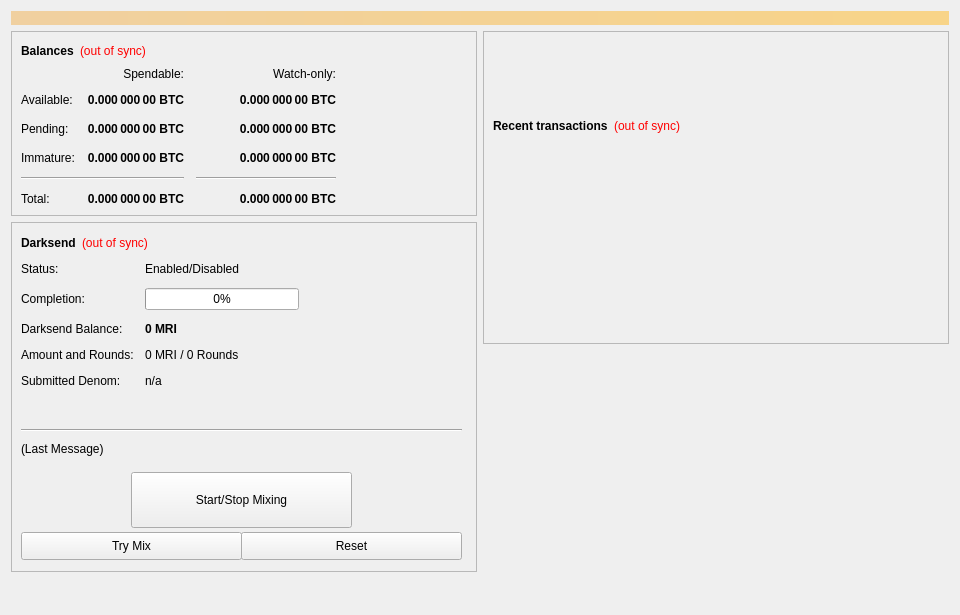
<?xml version="1.0" encoding="UTF-8"?>
<ui version="4.0">
 <class>OverviewPage</class>
 <widget class="QWidget" name="OverviewPage">
  <property name="geometry">
   <rect>
    <x>0</x>
    <y>0</y>
    <width>960</width>
    <height>615</height>
   </rect>
  </property>
  <property name="minimumSize">
   <size>
    <width>960</width>
    <height>0</height>
   </size>
  </property>
  <property name="windowTitle">
   <string>Form</string>
  </property>
  <layout class="QVBoxLayout" name="topLayout">
   <item>
    <widget class="QLabel" name="labelAlerts">
     <property name="visible">
      <bool>false</bool>
     </property>
     <property name="styleSheet">
      <string notr="true">background-color: qlineargradient(x1: 0, y1: 0, x2: 1, y2: 0, stop:0 #F0D0A0, stop:1 #F8D488); color:#000000;</string>
     </property>
     <property name="wordWrap">
      <bool>true</bool>
     </property>
     <property name="margin">
      <number>3</number>
     </property>
    </widget>
   </item>
   <item>
    <layout class="QHBoxLayout" name="horizontalLayout" stretch="1,1">
     <item>
      <layout class="QVBoxLayout" name="verticalLayout_2">
       <item>
        <widget class="QFrame" name="frame">
         <property name="frameShape">
          <enum>QFrame::StyledPanel</enum>
         </property>
         <property name="frameShadow">
          <enum>QFrame::Raised</enum>
         </property>
         <layout class="QVBoxLayout" name="verticalLayout_4">
          <item>
           <layout class="QHBoxLayout" name="horizontalLayout_4">
            <item>
             <widget class="QLabel" name="label_5">
              <property name="font">
               <font>
                <weight>75</weight>
                <bold>true</bold>
               </font>
              </property>
              <property name="text">
               <string>Balances</string>
              </property>
             </widget>
            </item>
            <item>
             <widget class="QLabel" name="labelWalletStatus">
              <property name="cursor">
               <cursorShape>WhatsThisCursor</cursorShape>
              </property>
              <property name="toolTip">
               <string>The displayed information may be out of date. Your wallet automatically synchronizes with the MRI network after a connection is established, but this process has not completed yet.</string>
              </property>
              <property name="styleSheet">
               <string notr="true">QLabel { color: red; }</string>
              </property>
              <property name="text">
               <string notr="true">(out of sync)</string>
              </property>
              <property name="alignment">
               <set>Qt::AlignLeading|Qt::AlignLeft|Qt::AlignVCenter</set>
              </property>
             </widget>
            </item>
            <item>
             <spacer name="horizontalSpacer_3">
              <property name="orientation">
               <enum>Qt::Horizontal</enum>
              </property>
              <property name="sizeHint" stdset="0">
               <size>
                <width>40</width>
                <height>20</height>
               </size>
              </property>
             </spacer>
            </item>
           </layout>
          </item>
          <item>
           <layout class="QGridLayout" name="gridLayout">
            <property name="spacing">
             <number>12</number>
            </property>
            <item row="2" column="2">
             <widget class="QLabel" name="labelWatchPending">
              <property name="font">
               <font>
                <weight>75</weight>
                <bold>true</bold>
               </font>
              </property>
              <property name="cursor">
               <cursorShape>IBeamCursor</cursorShape>
              </property>
              <property name="toolTip">
               <string>Unconfirmed transactions to watch-only addresses</string>
              </property>
              <property name="text">
               <string notr="true">0.000 000 00 BTC</string>
              </property>
              <property name="alignment">
               <set>Qt::AlignRight|Qt::AlignTrailing|Qt::AlignVCenter</set>
              </property>
              <property name="textInteractionFlags">
               <set>Qt::LinksAccessibleByMouse|Qt::TextSelectableByKeyboard|Qt::TextSelectableByMouse</set>
              </property>
             </widget>
            </item>
            <item row="2" column="1">
             <widget class="QLabel" name="labelUnconfirmed">
              <property name="font">
               <font>
                <weight>75</weight>
                <bold>true</bold>
               </font>
              </property>
              <property name="cursor">
               <cursorShape>IBeamCursor</cursorShape>
              </property>
              <property name="toolTip">
               <string>Total of transactions that have yet to be confirmed, and do not yet count toward the spendable balance</string>
              </property>
              <property name="text">
               <string notr="true">0.000 000 00 BTC</string>
              </property>
              <property name="alignment">
               <set>Qt::AlignRight|Qt::AlignTrailing|Qt::AlignVCenter</set>
              </property>
              <property name="textInteractionFlags">
               <set>Qt::LinksAccessibleByMouse|Qt::TextSelectableByKeyboard|Qt::TextSelectableByMouse</set>
              </property>
             </widget>
            </item>
            <item row="3" column="2">
             <widget class="QLabel" name="labelWatchImmature">
              <property name="font">
               <font>
                <weight>75</weight>
                <bold>true</bold>
               </font>
              </property>
              <property name="cursor">
               <cursorShape>IBeamCursor</cursorShape>
              </property>
              <property name="toolTip">
               <string>Staked or masternode rewards in watch-only addresses that has not yet matured</string>
              </property>
              <property name="text">
               <string notr="true">0.000 000 00 BTC</string>
              </property>
              <property name="alignment">
               <set>Qt::AlignRight|Qt::AlignTrailing|Qt::AlignVCenter</set>
              </property>
              <property name="textInteractionFlags">
               <set>Qt::LinksAccessibleByMouse|Qt::TextSelectableByKeyboard|Qt::TextSelectableByMouse</set>
              </property>
             </widget>
            </item>
            <item row="4" column="0" colspan="2">
             <widget class="Line" name="lineSpendableBalance">
              <property name="orientation">
               <enum>Qt::Horizontal</enum>
              </property>
             </widget>
            </item>
            <item row="4" column="2">
             <widget class="Line" name="lineWatchBalance">
              <property name="sizePolicy">
               <sizepolicy hsizetype="Preferred" vsizetype="Fixed">
                <horstretch>0</horstretch>
                <verstretch>0</verstretch>
               </sizepolicy>
              </property>
              <property name="minimumSize">
               <size>
                <width>140</width>
                <height>0</height>
               </size>
              </property>
              <property name="orientation">
               <enum>Qt::Horizontal</enum>
              </property>
             </widget>
            </item>
            <item row="5" column="0">
             <widget class="QLabel" name="labelTotalText">
              <property name="text">
               <string>Total:</string>
              </property>
             </widget>
            </item>
            <item row="3" column="1">
             <widget class="QLabel" name="labelImmature">
              <property name="font">
               <font>
                <weight>75</weight>
                <bold>true</bold>
               </font>
              </property>
              <property name="cursor">
               <cursorShape>IBeamCursor</cursorShape>
              </property>
              <property name="toolTip">
               <string>Staked or masternode rewards that has not yet matured</string>
              </property>
              <property name="text">
               <string notr="true">0.000 000 00 BTC</string>
              </property>
              <property name="alignment">
               <set>Qt::AlignRight|Qt::AlignTrailing|Qt::AlignVCenter</set>
              </property>
              <property name="textInteractionFlags">
               <set>Qt::LinksAccessibleByMouse|Qt::TextSelectableByKeyboard|Qt::TextSelectableByMouse</set>
              </property>
             </widget>
            </item>
            <item row="2" column="3">
             <spacer name="horizontalSpacer_2">
              <property name="orientation">
               <enum>Qt::Horizontal</enum>
              </property>
              <property name="sizeHint" stdset="0">
               <size>
                <width>40</width>
                <height>20</height>
               </size>
              </property>
             </spacer>
            </item>
            <item row="3" column="0">
             <widget class="QLabel" name="labelImmatureText">
              <property name="text">
               <string>Immature:</string>
              </property>
             </widget>
            </item>
            <item row="5" column="1">
             <widget class="QLabel" name="labelTotal">
              <property name="font">
               <font>
                <weight>75</weight>
                <bold>true</bold>
               </font>
              </property>
              <property name="cursor">
               <cursorShape>IBeamCursor</cursorShape>
              </property>
              <property name="toolTip">
               <string>Your current total balance</string>
              </property>
              <property name="text">
               <string notr="true">0.000 000 00 BTC</string>
              </property>
              <property name="alignment">
               <set>Qt::AlignRight|Qt::AlignTrailing|Qt::AlignVCenter</set>
              </property>
              <property name="textInteractionFlags">
               <set>Qt::LinksAccessibleByMouse|Qt::TextSelectableByKeyboard|Qt::TextSelectableByMouse</set>
              </property>
             </widget>
            </item>
            <item row="5" column="2">
             <widget class="QLabel" name="labelWatchTotal">
              <property name="font">
               <font>
                <weight>75</weight>
                <bold>true</bold>
               </font>
              </property>
              <property name="cursor">
               <cursorShape>IBeamCursor</cursorShape>
              </property>
              <property name="toolTip">
               <string>Current total balance in watch-only addresses</string>
              </property>
              <property name="text">
               <string notr="true">0.000 000 00 BTC</string>
              </property>
              <property name="alignment">
               <set>Qt::AlignRight|Qt::AlignTrailing|Qt::AlignVCenter</set>
              </property>
              <property name="textInteractionFlags">
               <set>Qt::LinksAccessibleByMouse|Qt::TextSelectableByKeyboard|Qt::TextSelectableByMouse</set>
              </property>
             </widget>
            </item>
            <item row="0" column="2">
             <widget class="QLabel" name="labelWatchonly">
              <property name="text">
               <string>Watch-only:</string>
              </property>
              <property name="alignment">
               <set>Qt::AlignRight|Qt::AlignTrailing|Qt::AlignVCenter</set>
              </property>
             </widget>
            </item>
            <item row="1" column="0">
             <widget class="QLabel" name="labelBalanceText">
              <property name="text">
               <string>Available:</string>
              </property>
             </widget>
            </item>
            <item row="1" column="1">
             <widget class="QLabel" name="labelBalance">
              <property name="font">
               <font>
                <weight>75</weight>
                <bold>true</bold>
               </font>
              </property>
              <property name="cursor">
               <cursorShape>IBeamCursor</cursorShape>
              </property>
              <property name="toolTip">
               <string>Your current spendable balance</string>
              </property>
              <property name="text">
               <string notr="true">0.000 000 00 BTC</string>
              </property>
              <property name="alignment">
               <set>Qt::AlignRight|Qt::AlignTrailing|Qt::AlignVCenter</set>
              </property>
              <property name="textInteractionFlags">
               <set>Qt::LinksAccessibleByMouse|Qt::TextSelectableByKeyboard|Qt::TextSelectableByMouse</set>
              </property>
             </widget>
            </item>
            <item row="1" column="2">
             <widget class="QLabel" name="labelWatchAvailable">
              <property name="font">
               <font>
                <weight>75</weight>
                <bold>true</bold>
               </font>
              </property>
              <property name="cursor">
               <cursorShape>IBeamCursor</cursorShape>
              </property>
              <property name="toolTip">
               <string>Your current balance in watch-only addresses</string>
              </property>
              <property name="text">
               <string notr="true">0.000 000 00 BTC</string>
              </property>
              <property name="alignment">
               <set>Qt::AlignRight|Qt::AlignTrailing|Qt::AlignVCenter</set>
              </property>
              <property name="textInteractionFlags">
               <set>Qt::LinksAccessibleByMouse|Qt::TextSelectableByKeyboard|Qt::TextSelectableByMouse</set>
              </property>
             </widget>
            </item>
            <item row="2" column="0">
             <widget class="QLabel" name="labelPendingText">
              <property name="text">
               <string>Pending:</string>
              </property>
             </widget>
            </item>
            <item row="0" column="1">
             <widget class="QLabel" name="labelSpendable">
              <property name="text">
               <string>Spendable:</string>
              </property>
              <property name="alignment">
               <set>Qt::AlignRight|Qt::AlignTrailing|Qt::AlignVCenter</set>
              </property>
             </widget>
            </item>
           </layout>
          </item>
         </layout>
        </widget>
       </item>
       <item>
        <widget class="QFrame" name="frameDarksend">
         <property name="minimumSize">
          <size>
           <width>0</width>
           <height>350</height>
          </size>
         </property>
         <property name="layoutDirection">
          <enum>Qt::LeftToRight</enum>
         </property>
         <property name="frameShape">
          <enum>QFrame::StyledPanel</enum>
         </property>
         <property name="frameShadow">
          <enum>QFrame::Raised</enum>
         </property>
         <widget class="QWidget" name="formLayoutWidget">
          <property name="geometry">
           <rect>
            <x>10</x>
            <y>40</y>
            <width>451</width>
            <height>161</height>
           </rect>
          </property>
          <layout class="QFormLayout" name="formLayout">
           <property name="fieldGrowthPolicy">
            <enum>QFormLayout::AllNonFixedFieldsGrow</enum>
           </property>
           <property name="horizontalSpacing">
            <number>11</number>
           </property>
           <property name="verticalSpacing">
            <number>12</number>
           </property>
           <item row="0" column="0">
            <widget class="QLabel" name="label_6">
             <property name="text">
              <string>Status:</string>
             </property>
            </widget>
           </item>
           <item row="1" column="0">
            <widget class="QLabel" name="label_7">
             <property name="text">
              <string>Completion:</string>
             </property>
            </widget>
           </item>
           <item row="1" column="1">
            <widget class="QProgressBar" name="DarksendProgress">
             <property name="maximumSize">
              <size>
               <width>154</width>
               <height>16777215</height>
              </size>
             </property>
             <property name="value">
              <number>0</number>
             </property>
            </widget>
           </item>
           <item row="2" column="0">
            <widget class="QLabel" name="labelAnonymizedText">
             <property name="text">
              <string>Darksend Balance:</string>
             </property>
            </widget>
           </item>
           <item row="2" column="1">
            <widget class="QLabel" name="labelAnonymized">
             <property name="font">
              <font>
               <weight>75</weight>
               <bold>true</bold>
              </font>
             </property>
             <property name="text">
              <string notr="true">0 MRI</string>
             </property>
            </widget>
           </item>
           <item row="3" column="0">
            <widget class="QLabel" name="label_8">
             <property name="text">
              <string>Amount and Rounds:</string>
             </property>
            </widget>
           </item>
           <item row="3" column="1">
            <widget class="QLabel" name="labelAmountRounds">
             <property name="text">
              <string>0 MRI / 0 Rounds</string>
             </property>
            </widget>
           </item>
           <item row="4" column="0">
            <widget class="QLabel" name="label_9">
             <property name="text">
              <string>Submitted Denom:</string>
             </property>
            </widget>
           </item>
           <item row="4" column="1">
            <widget class="QLabel" name="labelSubmittedDenom">
             <property name="toolTip">
              <string>The denominations you submitted to the Masternode.&lt;br&gt;To mix, other users must submit the exact same denominations.</string>
             </property>
             <property name="text">
              <string>n/a</string>
             </property>
            </widget>
           </item>
           <item row="0" column="1">
            <widget class="QLabel" name="DarksendEnabled">
             <property name="text">
              <string>Enabled/Disabled</string>
             </property>
            </widget>
           </item>
          </layout>
         </widget>
         <widget class="QPushButton" name="runAutoDenom">
          <property name="geometry">
           <rect>
            <x>251</x>
            <y>17</y>
            <width>1</width>
            <height>1</height>
           </rect>
          </property>
          <property name="palette">
           <palette>
            <active>
             <colorrole role="WindowText">
              <brush brushstyle="SolidPattern">
               <color alpha="255">
                <red>0</red>
                <green>0</green>
                <blue>0</blue>
               </color>
              </brush>
             </colorrole>
             <colorrole role="Button">
              <brush brushstyle="SolidPattern">
               <color alpha="255">
                <red>239</red>
                <green>238</green>
                <blue>238</blue>
               </color>
              </brush>
             </colorrole>
             <colorrole role="Light">
              <brush brushstyle="SolidPattern">
               <color alpha="255">
                <red>255</red>
                <green>255</green>
                <blue>255</blue>
               </color>
              </brush>
             </colorrole>
             <colorrole role="Midlight">
              <brush brushstyle="SolidPattern">
               <color alpha="255">
                <red>247</red>
                <green>246</green>
                <blue>246</blue>
               </color>
              </brush>
             </colorrole>
             <colorrole role="Dark">
              <brush brushstyle="SolidPattern">
               <color alpha="255">
                <red>119</red>
                <green>119</green>
                <blue>119</blue>
               </color>
              </brush>
             </colorrole>
             <colorrole role="Mid">
              <brush brushstyle="SolidPattern">
               <color alpha="255">
                <red>159</red>
                <green>159</green>
                <blue>159</blue>
               </color>
              </brush>
             </colorrole>
             <colorrole role="Text">
              <brush brushstyle="SolidPattern">
               <color alpha="255">
                <red>0</red>
                <green>0</green>
                <blue>0</blue>
               </color>
              </brush>
             </colorrole>
             <colorrole role="BrightText">
              <brush brushstyle="SolidPattern">
               <color alpha="255">
                <red>255</red>
                <green>255</green>
                <blue>255</blue>
               </color>
              </brush>
             </colorrole>
             <colorrole role="ButtonText">
              <brush brushstyle="SolidPattern">
               <color alpha="255">
                <red>0</red>
                <green>0</green>
                <blue>0</blue>
               </color>
              </brush>
             </colorrole>
             <colorrole role="Base">
              <brush brushstyle="SolidPattern">
               <color alpha="255">
                <red>255</red>
                <green>255</green>
                <blue>255</blue>
               </color>
              </brush>
             </colorrole>
             <colorrole role="Window">
              <brush brushstyle="SolidPattern">
               <color alpha="255">
                <red>239</red>
                <green>238</green>
                <blue>238</blue>
               </color>
              </brush>
             </colorrole>
             <colorrole role="Shadow">
              <brush brushstyle="SolidPattern">
               <color alpha="255">
                <red>0</red>
                <green>0</green>
                <blue>0</blue>
               </color>
              </brush>
             </colorrole>
             <colorrole role="AlternateBase">
              <brush brushstyle="SolidPattern">
               <color alpha="255">
                <red>247</red>
                <green>246</green>
                <blue>246</blue>
               </color>
              </brush>
             </colorrole>
             <colorrole role="ToolTipBase">
              <brush brushstyle="SolidPattern">
               <color alpha="255">
                <red>255</red>
                <green>255</green>
                <blue>220</blue>
               </color>
              </brush>
             </colorrole>
             <colorrole role="ToolTipText">
              <brush brushstyle="SolidPattern">
               <color alpha="255">
                <red>0</red>
                <green>0</green>
                <blue>0</blue>
               </color>
              </brush>
             </colorrole>
            </active>
            <inactive>
             <colorrole role="WindowText">
              <brush brushstyle="SolidPattern">
               <color alpha="255">
                <red>0</red>
                <green>0</green>
                <blue>0</blue>
               </color>
              </brush>
             </colorrole>
             <colorrole role="Button">
              <brush brushstyle="SolidPattern">
               <color alpha="255">
                <red>239</red>
                <green>238</green>
                <blue>238</blue>
               </color>
              </brush>
             </colorrole>
             <colorrole role="Light">
              <brush brushstyle="SolidPattern">
               <color alpha="255">
                <red>255</red>
                <green>255</green>
                <blue>255</blue>
               </color>
              </brush>
             </colorrole>
             <colorrole role="Midlight">
              <brush brushstyle="SolidPattern">
               <color alpha="255">
                <red>247</red>
                <green>246</green>
                <blue>246</blue>
               </color>
              </brush>
             </colorrole>
             <colorrole role="Dark">
              <brush brushstyle="SolidPattern">
               <color alpha="255">
                <red>119</red>
                <green>119</green>
                <blue>119</blue>
               </color>
              </brush>
             </colorrole>
             <colorrole role="Mid">
              <brush brushstyle="SolidPattern">
               <color alpha="255">
                <red>159</red>
                <green>159</green>
                <blue>159</blue>
               </color>
              </brush>
             </colorrole>
             <colorrole role="Text">
              <brush brushstyle="SolidPattern">
               <color alpha="255">
                <red>0</red>
                <green>0</green>
                <blue>0</blue>
               </color>
              </brush>
             </colorrole>
             <colorrole role="BrightText">
              <brush brushstyle="SolidPattern">
               <color alpha="255">
                <red>255</red>
                <green>255</green>
                <blue>255</blue>
               </color>
              </brush>
             </colorrole>
             <colorrole role="ButtonText">
              <brush brushstyle="SolidPattern">
               <color alpha="255">
                <red>0</red>
                <green>0</green>
                <blue>0</blue>
               </color>
              </brush>
             </colorrole>
             <colorrole role="Base">
              <brush brushstyle="SolidPattern">
               <color alpha="255">
                <red>255</red>
                <green>255</green>
                <blue>255</blue>
               </color>
              </brush>
             </colorrole>
             <colorrole role="Window">
              <brush brushstyle="SolidPattern">
               <color alpha="255">
                <red>239</red>
                <green>238</green>
                <blue>238</blue>
               </color>
              </brush>
             </colorrole>
             <colorrole role="Shadow">
              <brush brushstyle="SolidPattern">
               <color alpha="255">
                <red>0</red>
                <green>0</green>
                <blue>0</blue>
               </color>
              </brush>
             </colorrole>
             <colorrole role="AlternateBase">
              <brush brushstyle="SolidPattern">
               <color alpha="255">
                <red>247</red>
                <green>246</green>
                <blue>246</blue>
               </color>
              </brush>
             </colorrole>
             <colorrole role="ToolTipBase">
              <brush brushstyle="SolidPattern">
               <color alpha="255">
                <red>255</red>
                <green>255</green>
                <blue>220</blue>
               </color>
              </brush>
             </colorrole>
             <colorrole role="ToolTipText">
              <brush brushstyle="SolidPattern">
               <color alpha="255">
                <red>0</red>
                <green>0</green>
                <blue>0</blue>
               </color>
              </brush>
             </colorrole>
            </inactive>
            <disabled>
             <colorrole role="WindowText">
              <brush brushstyle="SolidPattern">
               <color alpha="255">
                <red>119</red>
                <green>119</green>
                <blue>119</blue>
               </color>
              </brush>
             </colorrole>
             <colorrole role="Button">
              <brush brushstyle="SolidPattern">
               <color alpha="255">
                <red>239</red>
                <green>238</green>
                <blue>238</blue>
               </color>
              </brush>
             </colorrole>
             <colorrole role="Light">
              <brush brushstyle="SolidPattern">
               <color alpha="255">
                <red>255</red>
                <green>255</green>
                <blue>255</blue>
               </color>
              </brush>
             </colorrole>
             <colorrole role="Midlight">
              <brush brushstyle="SolidPattern">
               <color alpha="255">
                <red>247</red>
                <green>246</green>
                <blue>246</blue>
               </color>
              </brush>
             </colorrole>
             <colorrole role="Dark">
              <brush brushstyle="SolidPattern">
               <color alpha="255">
                <red>119</red>
                <green>119</green>
                <blue>119</blue>
               </color>
              </brush>
             </colorrole>
             <colorrole role="Mid">
              <brush brushstyle="SolidPattern">
               <color alpha="255">
                <red>159</red>
                <green>159</green>
                <blue>159</blue>
               </color>
              </brush>
             </colorrole>
             <colorrole role="Text">
              <brush brushstyle="SolidPattern">
               <color alpha="255">
                <red>119</red>
                <green>119</green>
                <blue>119</blue>
               </color>
              </brush>
             </colorrole>
             <colorrole role="BrightText">
              <brush brushstyle="SolidPattern">
               <color alpha="255">
                <red>255</red>
                <green>255</green>
                <blue>255</blue>
               </color>
              </brush>
             </colorrole>
             <colorrole role="ButtonText">
              <brush brushstyle="SolidPattern">
               <color alpha="255">
                <red>119</red>
                <green>119</green>
                <blue>119</blue>
               </color>
              </brush>
             </colorrole>
             <colorrole role="Base">
              <brush brushstyle="SolidPattern">
               <color alpha="255">
                <red>239</red>
                <green>238</green>
                <blue>238</blue>
               </color>
              </brush>
             </colorrole>
             <colorrole role="Window">
              <brush brushstyle="SolidPattern">
               <color alpha="255">
                <red>239</red>
                <green>238</green>
                <blue>238</blue>
               </color>
              </brush>
             </colorrole>
             <colorrole role="Shadow">
              <brush brushstyle="SolidPattern">
               <color alpha="255">
                <red>0</red>
                <green>0</green>
                <blue>0</blue>
               </color>
              </brush>
             </colorrole>
             <colorrole role="AlternateBase">
              <brush brushstyle="SolidPattern">
               <color alpha="255">
                <red>239</red>
                <green>238</green>
                <blue>238</blue>
               </color>
              </brush>
             </colorrole>
             <colorrole role="ToolTipBase">
              <brush brushstyle="SolidPattern">
               <color alpha="255">
                <red>255</red>
                <green>255</green>
                <blue>220</blue>
               </color>
              </brush>
             </colorrole>
             <colorrole role="ToolTipText">
              <brush brushstyle="SolidPattern">
               <color alpha="255">
                <red>0</red>
                <green>0</green>
                <blue>0</blue>
               </color>
              </brush>
             </colorrole>
            </disabled>
           </palette>
          </property>
          <property name="focusPolicy">
           <enum>Qt::NoFocus</enum>
          </property>
          <property name="autoFillBackground">
           <bool>true</bool>
          </property>
          <property name="text">
           <string/>
          </property>
          <property name="flat">
           <bool>true</bool>
          </property>
         </widget>
         <widget class="QPushButton" name="toggleDarksend">
          <property name="geometry">
           <rect>
            <x>120</x>
            <y>250</y>
            <width>221</width>
            <height>56</height>
           </rect>
          </property>
          <property name="sizePolicy">
           <sizepolicy hsizetype="MinimumExpanding" vsizetype="Fixed">
            <horstretch>0</horstretch>
            <verstretch>0</verstretch>
           </sizepolicy>
          </property>
          <property name="text">
           <string>Start/Stop Mixing</string>
          </property>
         </widget>
         <widget class="Line" name="lineLastMessage">
          <property name="geometry">
           <rect>
            <x>10</x>
            <y>200</y>
            <width>441</width>
            <height>16</height>
           </rect>
          </property>
          <property name="orientation">
           <enum>Qt::Horizontal</enum>
          </property>
         </widget>
         <widget class="QLabel" name="DarksendStatus">
          <property name="geometry">
           <rect>
            <x>10</x>
            <y>220</y>
            <width>451</width>
            <height>61</height>
           </rect>
          </property>
          <property name="minimumSize">
           <size>
            <width>288</width>
            <height>43</height>
           </size>
          </property>
          <property name="text">
           <string>(Last Message)</string>
          </property>
          <property name="alignment">
           <set>Qt::AlignLeading|Qt::AlignLeft|Qt::AlignTop</set>
          </property>
          <property name="wordWrap">
           <bool>true</bool>
          </property>
         </widget>
         <widget class="QPushButton" name="DarksendAuto">
          <property name="geometry">
           <rect>
            <x>10</x>
            <y>310</y>
            <width>221</width>
            <height>28</height>
           </rect>
          </property>
          <property name="sizePolicy">
           <sizepolicy hsizetype="MinimumExpanding" vsizetype="Fixed">
            <horstretch>0</horstretch>
            <verstretch>0</verstretch>
           </sizepolicy>
          </property>
          <property name="toolTip">
           <string>Try to manually submit a Darksend request.</string>
          </property>
          <property name="text">
           <string>Try Mix</string>
          </property>
         </widget>
         <widget class="QPushButton" name="DarksendReset">
          <property name="geometry">
           <rect>
            <x>230</x>
            <y>310</y>
            <width>221</width>
            <height>28</height>
           </rect>
          </property>
          <property name="sizePolicy">
           <sizepolicy hsizetype="MinimumExpanding" vsizetype="Fixed">
            <horstretch>0</horstretch>
            <verstretch>0</verstretch>
           </sizepolicy>
          </property>
          <property name="toolTip">
           <string>Reset the current status of Darksend (can interrupt Darksend if it's in the process of Mixing, which can cost you money!)</string>
          </property>
          <property name="autoFillBackground">
           <bool>false</bool>
          </property>
          <property name="text">
           <string>Reset</string>
          </property>
         </widget>
         <widget class="QWidget" name="layoutWidget">
          <property name="geometry">
           <rect>
            <x>10</x>
            <y>10</y>
            <width>431</width>
            <height>22</height>
           </rect>
          </property>
          <layout class="QHBoxLayout" name="horizontalLayout_5">
           <item>
            <widget class="QLabel" name="label_2">
             <property name="font">
              <font>
               <weight>75</weight>
               <bold>true</bold>
              </font>
             </property>
             <property name="text">
              <string>Darksend</string>
             </property>
            </widget>
           </item>
           <item>
            <widget class="QLabel" name="labelDarksendSyncStatus">
             <property name="toolTip">
              <string>The displayed information may be out of date. Your wallet automatically synchronizes with the MRI network after a connection is established, but this process has not completed yet.</string>
             </property>
             <property name="styleSheet">
              <string notr="true">QLabel { color: red; }</string>
             </property>
             <property name="text">
              <string notr="true">(out of sync)</string>
             </property>
             <property name="alignment">
              <set>Qt::AlignLeading|Qt::AlignLeft|Qt::AlignVCenter</set>
             </property>
            </widget>
           </item>
           <item>
            <spacer name="horizontalSpacer_4">
             <property name="orientation">
              <enum>Qt::Horizontal</enum>
             </property>
             <property name="sizeHint" stdset="0">
              <size>
               <width>40</width>
               <height>20</height>
              </size>
             </property>
            </spacer>
           </item>
          </layout>
         </widget>
        </widget>
       </item>
       <item>
        <spacer name="verticalSpacer">
         <property name="orientation">
          <enum>Qt::Vertical</enum>
         </property>
         <property name="sizeHint" stdset="0">
          <size>
           <width>20</width>
           <height>40</height>
          </size>
         </property>
        </spacer>
       </item>
      </layout>
     </item>
     <item>
      <layout class="QVBoxLayout" name="verticalLayout_3">
       <item>
        <widget class="QFrame" name="frame_2">
         <property name="frameShape">
          <enum>QFrame::StyledPanel</enum>
         </property>
         <property name="frameShadow">
          <enum>QFrame::Raised</enum>
         </property>
         <layout class="QVBoxLayout" name="verticalLayout">
          <item>
           <spacer name="verticalSpacer_3">
            <property name="orientation">
             <enum>Qt::Vertical</enum>
            </property>
            <property name="sizeType">
             <enum>QSizePolicy::Fixed</enum>
            </property>
            <property name="sizeHint" stdset="0">
             <size>
              <width>20</width>
              <height>75</height>
             </size>
            </property>
           </spacer>
          </item>
          <item>
           <layout class="QHBoxLayout" name="horizontalLayout_2">
            <item>
             <widget class="QLabel" name="label_4">
              <property name="font">
               <font>
                <weight>75</weight>
                <bold>true</bold>
               </font>
              </property>
              <property name="text">
               <string>Recent transactions</string>
              </property>
             </widget>
            </item>
            <item>
             <widget class="QLabel" name="labelTransactionsStatus">
              <property name="cursor">
               <cursorShape>WhatsThisCursor</cursorShape>
              </property>
              <property name="toolTip">
               <string>The displayed information may be out of date. Your wallet automatically synchronizes with the MRI network after a connection is established, but this process has not completed yet.</string>
              </property>
              <property name="styleSheet">
               <string notr="true">QLabel { color: red; }</string>
              </property>
              <property name="text">
               <string notr="true">(out of sync)</string>
              </property>
              <property name="alignment">
               <set>Qt::AlignRight|Qt::AlignTrailing|Qt::AlignVCenter</set>
              </property>
             </widget>
            </item>
            <item>
             <spacer name="horizontalSpacer">
              <property name="orientation">
               <enum>Qt::Horizontal</enum>
              </property>
              <property name="sizeHint" stdset="0">
               <size>
                <width>40</width>
                <height>20</height>
               </size>
              </property>
             </spacer>
            </item>
           </layout>
          </item>
          <item>
           <widget class="QListView" name="listTransactions">
            <property name="styleSheet">
             <string notr="true">QListView { background: transparent; }</string>
            </property>
            <property name="frameShape">
             <enum>QFrame::NoFrame</enum>
            </property>
            <property name="verticalScrollBarPolicy">
             <enum>Qt::ScrollBarAlwaysOff</enum>
            </property>
            <property name="horizontalScrollBarPolicy">
             <enum>Qt::ScrollBarAlwaysOff</enum>
            </property>
            <property name="selectionMode">
             <enum>QAbstractItemView::NoSelection</enum>
            </property>
           </widget>
          </item>
         </layout>
        </widget>
       </item>
       <item>
        <spacer name="verticalSpacer_2">
         <property name="orientation">
          <enum>Qt::Vertical</enum>
         </property>
         <property name="sizeType">
          <enum>QSizePolicy::Expanding</enum>
         </property>
         <property name="sizeHint" stdset="0">
          <size>
           <width>20</width>
           <height>40</height>
          </size>
         </property>
        </spacer>
       </item>
      </layout>
     </item>
    </layout>
   </item>
  </layout>
 </widget>
 <resources/>
 <connections/>
</ui>
